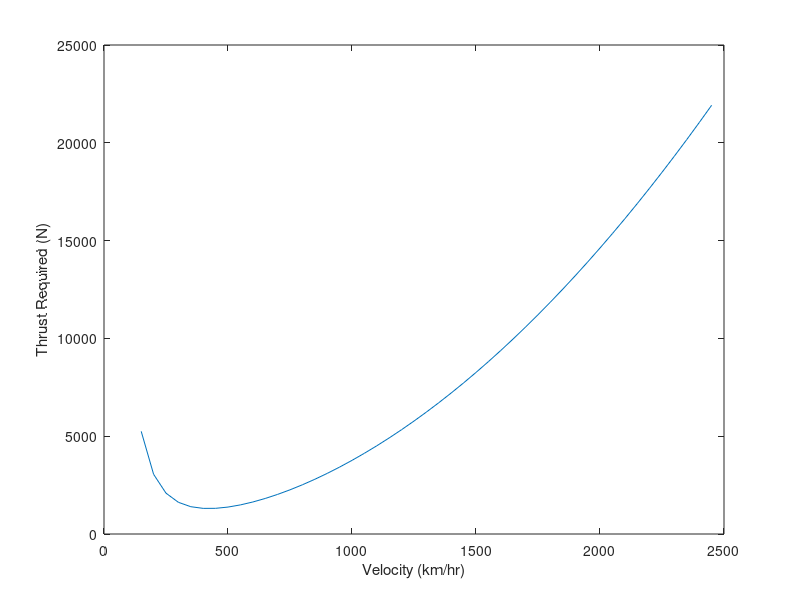
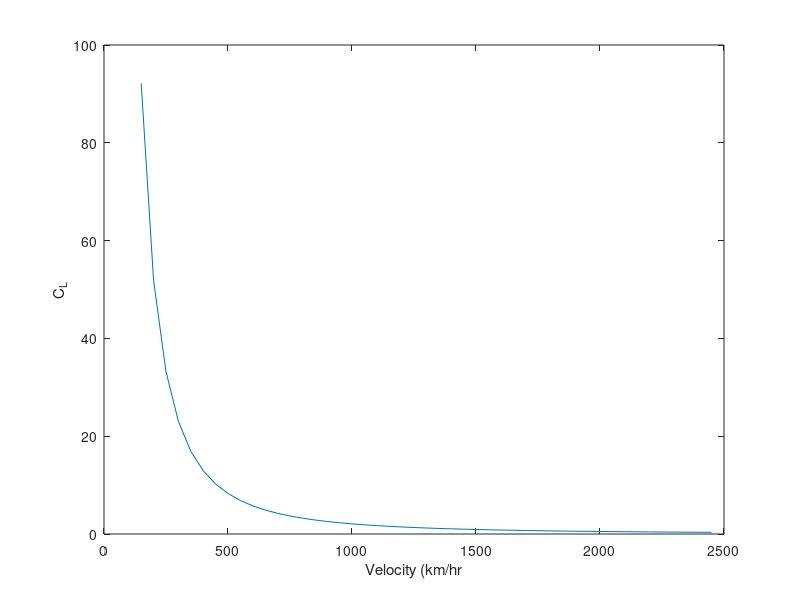

Write the MATLAB code that produced these figures, in order.
clear,clc

%required thrust v velocity calculator and graph generator for Boeing
%747-300


C_D0=0.02; %CD_0 drag constant
p=0.3648; %density (kg/m^3) at 11,000 m altitude
AR=7; %aspect ratio constant of Boeing 747-300
e_0=0.600; %Oswald Span Efficiency Factor constant of Boeing 747-300
K=1/(pi*e_0*AR); %Another constant
W=378098.84; %the mass of aircraft (maximum takeoff weight (N)/9.8 (m/s))
S=511; %Area of the wings (m^s)
Treq=zeros(1,47); %sets up row matrix of 47 zeros to iterate 46 different Velocity values through the "for loop" to calculate Thrust required at each velocity 
C_L=zeros(1,47); %same thing but for calculating Coefficient of Lift at each velocity value
V=150:50:2450; %matrix of each desired velocity value to run through the Thrust and lift-coefficient equations 

for i=1:47
    C_L(i)=W/((1/2)*p*V(i)^2); %calculates lift coefficient at each velocity
    Treq(i)=((1/2)*p*V(i)^2*C_D0)+(K*W^2)/((1/2)*p*V(i)^2*S); %calculates required thrust at each velocity
end

figure(1) %graph of thrust v velocity
title('Boeing 747-300 Req. Thrust v. Vel.')
plot(V,Treq)
xlabel('Velocity (km/hr)')
ylabel('Thrust Required (N)')

figure(2)%graph of lift coefficient v velocity
title('Boeing 747-300 Lift Coeff. v. Vel.')
plot(V,C_L)
xlabel('Velocity (km/hr')
ylabel('C_L')